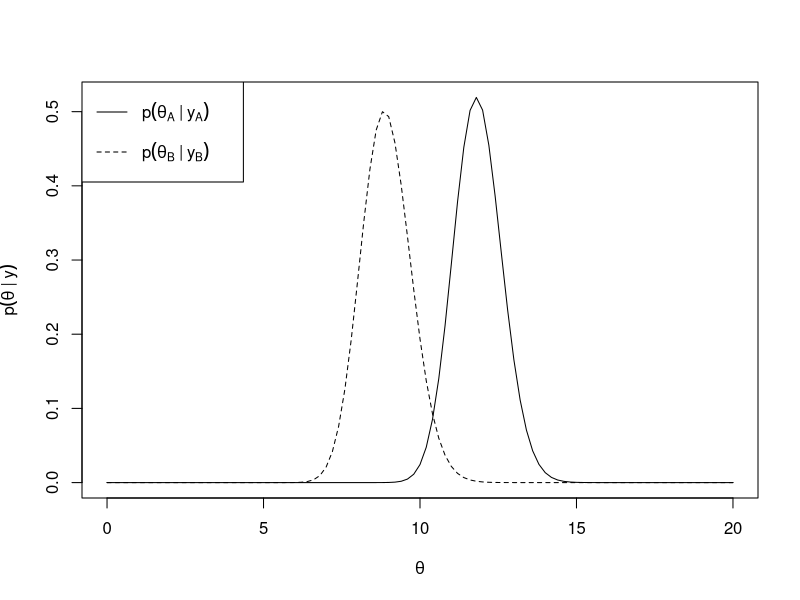
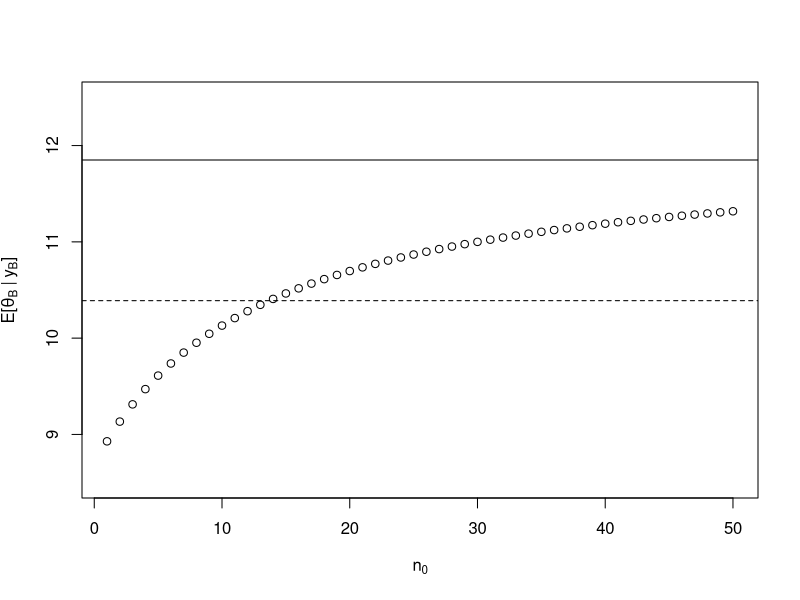

The R source for these figures, in order:
y_a <- c(12, 9, 12, 14, 13, 13, 15, 8, 15, 6)
y_b <- c(11, 11, 10, 9, 9, 8, 7, 10, 6, 8, 8, 9, 7)


# a --------------------------------------------------

poster_a <- function(theta) dgamma(theta, 237, 20) # a = 120 + 117; b = 10 + 10
poster_b <- function(theta) dgamma(theta, 125, 14) # a = 12 + 113; b = 1 + 13
e_poster <- function(pri_a, pri_b, y) (pri_a + sum(y)) / (pri_b + length(y))
var_poster <- function(pri_a, pri_b, y) {
  (pri_a + sum(y)) / (pri_b + length(y))^2
}
ci_poster <- function(pri_a, pri_b, y, alpha = 0.05) {
  qgamma(c(alpha / 2, 1 - alpha / 2), pri_a + sum(y), pri_b + length(y))
}

ci_poster_a <- ci_poster(120, 10, y_a)
print(
  sprintf(
    "theta_a: E = %.4f, Var = %.4f, 95CI = [%.4f, %.4f]",
    e_poster(120, 10, y_a),
    var_poster(120, 10, y_a),
    ci_poster_a[1],
    ci_poster_a[2]
  )
)

ci_poster_b <- ci_poster(12, 1, y_b)
print(
  sprintf(
    "theta_a: E = %.4f, Var = %.4f, 95CI = [%.4f, %.4f]",
    e_poster(12, 1, y_b),
    var_poster(12, 1, y_b),
    ci_poster_b[1],
    ci_poster_b[2]
  )
)

png("fig/3-3-a.png")
curve(poster_a(x),
  from = 0, to = 20,
  xlab = expression(theta),
  ylab = expression(p(theta ~ "|" ~ y))
)
curve(poster_b(x), from = 0, to = 20, lty = "dashed", add = TRUE)
legend("topleft",
  legend = c(
    expression(p(theta[A] ~ "|" ~ y[A])),
    expression(p(theta[B] ~ "|" ~ y[B]))
  ),
  lty = c("solid", "dashed"),
  text.width = 3,
  y.intersp = 2
)
dev.off()


# b --------------------------------------------------

e_poster_b_n0 <- function(n0) e_poster(12 * n0, n0, y_b)

png("fig/3-3-b.png")
plot(n0 <- 1:50, e_poster_b_n0(n0),
  ylim = c(8.5, 12.5),
  xlab = expression(n[0]),
  ylab = expression(E * "[" * theta[B] ~ "|" ~ y[B] * "]")
)
abline(h = e_poster(120, 10, y_a), lty = "solid")
abline(h = ci_poster_a[1], lty = "dashed") # draw lower bound of ci
dev.off()


# c --------------------------------------------------

# b_post_fm_a_post <- function(theta) dgamma(theta, 350, 33)
# e_poster(237, 20, y_b)

# curve(b_post_fm_a_post(x),
#   from = 0, to = 20,
#   xlab = expression(theta),
#   ylab = expression(p(theta ~ "|" ~ y))
# )
# abline(v = e_poster(237, 20, y_b))
# curve(poster_a(x), from = 0, to = 20, lty = "dashed", add = TRUE)
# curve(poster_b(x), from = 0, to = 20, lty = "dotted", add = TRUE)
